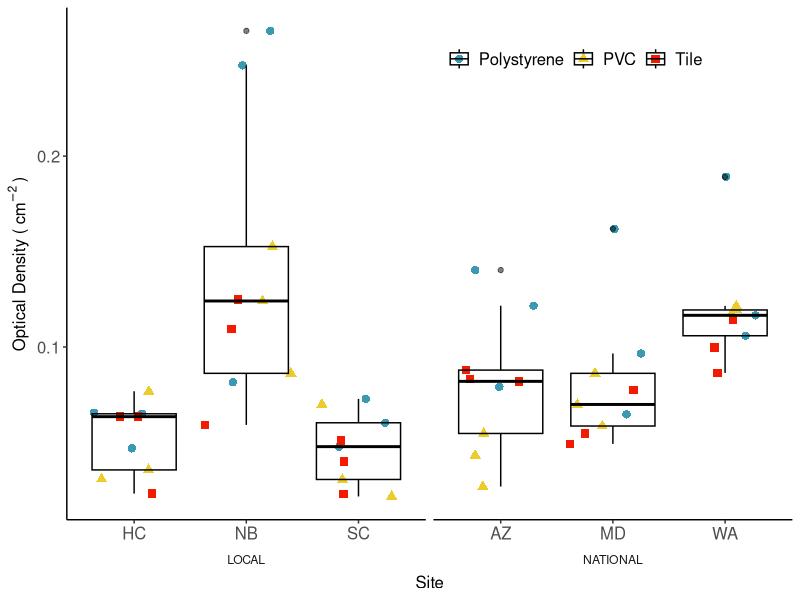
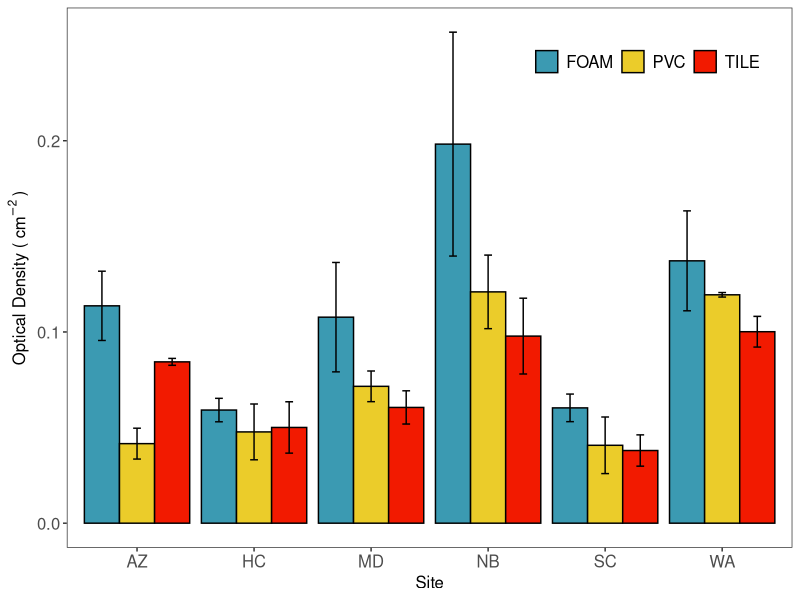
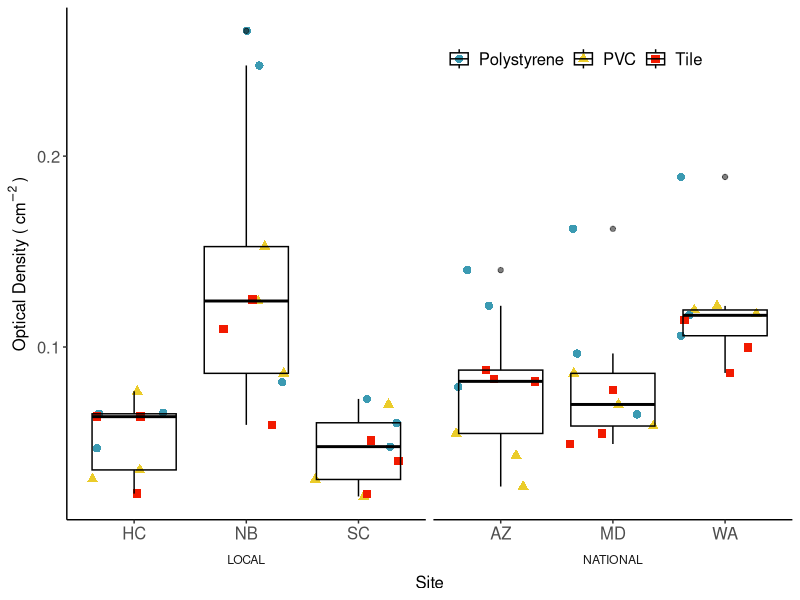
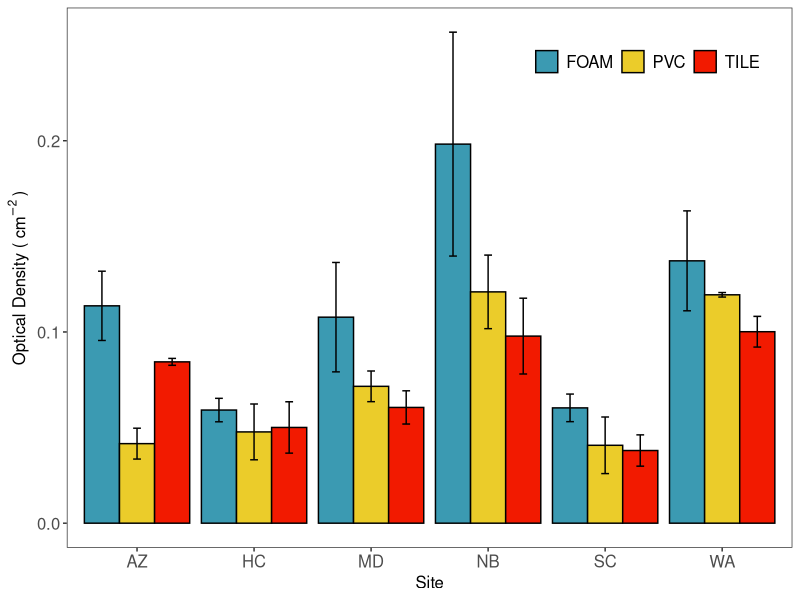

Recreate these plots in R, in order. (Note: this script raises an error after producing the figures.)
## ---- chunk 1
#knitr::opts_chunk$set(echo = TRUE)

##Loading Packages
# ipak function: install and load multiple R packages.
# checks to see if packages are installed. Install them if they are not, then load them into the R session.
ipak <- function(pkg){
    new.pkg <- pkg[!(pkg %in% installed.packages()[, "Package"])]
    if (length(new.pkg)) 
        install.packages(new.pkg, dependencies = TRUE, repos='http://cran.us.r-project.org')
    sapply(pkg, require, character.only = TRUE)
}
# Package list.  Contains all needed packages as a this writing.  To update, simply add new package name to the list!
packages <- c("ggplot2", 
              "plyr", 
              "reshape2", 
              "RColorBrewer", 
              "scales", 
              "grid",
              "VennDiagram",
              "bibtex",
              "vegan",
              "RAM",
              "tidyr",
              "Rmisc",
              "glue",
              "reshape",
              "reshape2",
              "lemon",
              "gapminder",
              "magrittr",
              "dplyr",
              "ggpubr",
              "gridExtra",
              "patternplot",
              "tibble",
              "gplots",
              "broom",
              "data.table",
              "devtools",
              "wesanderson")
ipak(packages)

## ---- chunk 2
OpticalDensity<-read.csv(file="OD_RawData.csv")

## ---- chunk 3
summary(OpticalDensity)
tapply(OpticalDensity$OPTICAL_DENSITY, OpticalDensity$SITE, mean)

## ---- chunk 4
OpticalDensitySE <- read.csv(file = "OD_Data_SE.csv")
## ---- chunk 5
OD_Plot<-ggplot(OpticalDensity,aes(x=SITE,y=OPTICAL_DENSITY,group=SITE,shape=SUBSTRATE,color=SUBSTRATE))+
  geom_jitter(size=2.5)+
  scale_color_manual(values = c("#3B9AB2", "#EBCC2A", "#F21A00"))+
  theme_classic()+
  theme(legend.position=c(.7,.9),
        legend.direction = "horizontal",
        legend.title=element_blank(),
        axis.text=element_text(size=12),
        axis.title=element_text(size=12),
        legend.text=element_text(size=12),
        strip.background = element_blank(),
        strip.placement = "outside")+
  geom_boxplot(alpha=0.5, color = "black", fill = NA)+
  labs(y=bquote('Optical Density ('~cm^-2~')'),x='Site')+
  facet_grid(~LOCATION, switch= "x", scales = "free_x", space = "free_x")

OD_Plot

ggsave("OD_Plot.jpeg", device = "jpeg", width = 12, height = 8.5, units = "in")

## ---- chunk 6
OD_Plot_bar <- ggplot(OpticalDensitySE, aes(x=SITE, y=MEAN_OD, fill=SUBSTRATE))+
  geom_bar(stat="identity", color="black", position=position_dodge())+
  theme_bw()+
  #theme_classic2()+ --> x- and y-axis black
  scale_fill_manual(values=c("#3B9AB2", "#EBCC2A", "#F21A00"))+
  theme(legend.position=c(.8,.9),
        legend.direction = "horizontal",
        legend.title=element_blank(),
        axis.text=element_text(size=12),
        axis.title=element_text(size=12),
        legend.text=element_text(size=12),
        plot.background = element_rect(fill = "white"),
        panel.background = element_rect(fill = "white"),
        panel.grid.major = element_line(colour = "white", size=0.1),
        panel.grid.minor = element_line(colour = "white")
        )+
  xlab('Site') + ylab('Optical Density ('~cm^-2~')')+
#Adding SE bars
  geom_errorbar(aes(ymin=MEAN_OD-OD_SE, ymax=MEAN_OD+OD_SE), width = 0.2, position
  =position_dodge(0.9))

OD_Plot_bar

ggsave("OD_Plot_bar.jpeg", device = "jpeg", width = 12, height = 8.5, units = "in")

## ---- chunk 7
Chlorophyll.df<-read.csv(file="Chl_RawData.csv")
## ---- chunk 8
Chlorophyll$CHLOROPHYLL =abs(286 * (((abs(Chlorophyll$X650B)-abs(Chlorophyll$X750B))-(abs(Chlorophyll$X650A)-abs(Chlorophyll$X750A))*5)/Chlorophyll$SUBSTRATE_AREA))
## ---- chunk 9
Chl_Plot<-ggplot(Chlorophyll,aes(x=SITE,y=CHLOROPHYLL,group=SITE,shape=SUBSTRATE,color=SUBSTRATE))+
  geom_jitter(size=2.5)+
  scale_color_manual(values = c("#3B9AB2", "#EBCC2A", "#F21A00"))+
  theme_classic()+
  theme(legend.position=c(.2,.9),
        legend.direction = "horizontal",
        legend.title=element_blank(),
        axis.text=element_text(size=12),
        axis.title=element_text(size=12),
        legend.text=element_text(size=12),
        strip.background = element_blank(),
        strip.placement = "outside")+
  geom_boxplot(alpha=0.5, color = "black", fill = NA)+
  labs(y=bquote('Chlorophyll ('~cm^-2~')'),x='Site')+
  facet_grid(~LOCATION, switch= "x", scales = "free_x", space = "free_x")

Chl_Plot

ggsave("Chl_Plot.jpeg", device = "jpeg", width = 11, height = 8.5, units = "in")

## ---- chunk 10

OD_Plot_bar<-ggplot(OpticalDensity, aes(fill=SUBSTRATE, y=OPTICAL_DENSITY, x=SITE))+
  geom_bar(position="dodge", stat="identity")
  theme_classic()+
  theme(legend.position=c(.8,.9),
        legend.direction = "horizontal",
        legend.title=element_blank(),
        axis.text=element_text(size=12),
        axis.title=element_text(size=12),
        legend.text=element_text(size=12),
        strip.background = element_blank(),
        strip.placement = "outside")+
  labs(y=bquote('Optical Density ('~cm^-2~')'),x='Site')+
  facet_grid(~LOCATION, switch= "x", scales = "free_x", space = "free_x")

OD_Plot_bar

ggsave("OD_Plot_bar.jpeg", device = "jpeg", width = 12, height = 8.5, units = "in")
## ---- chunk 11
